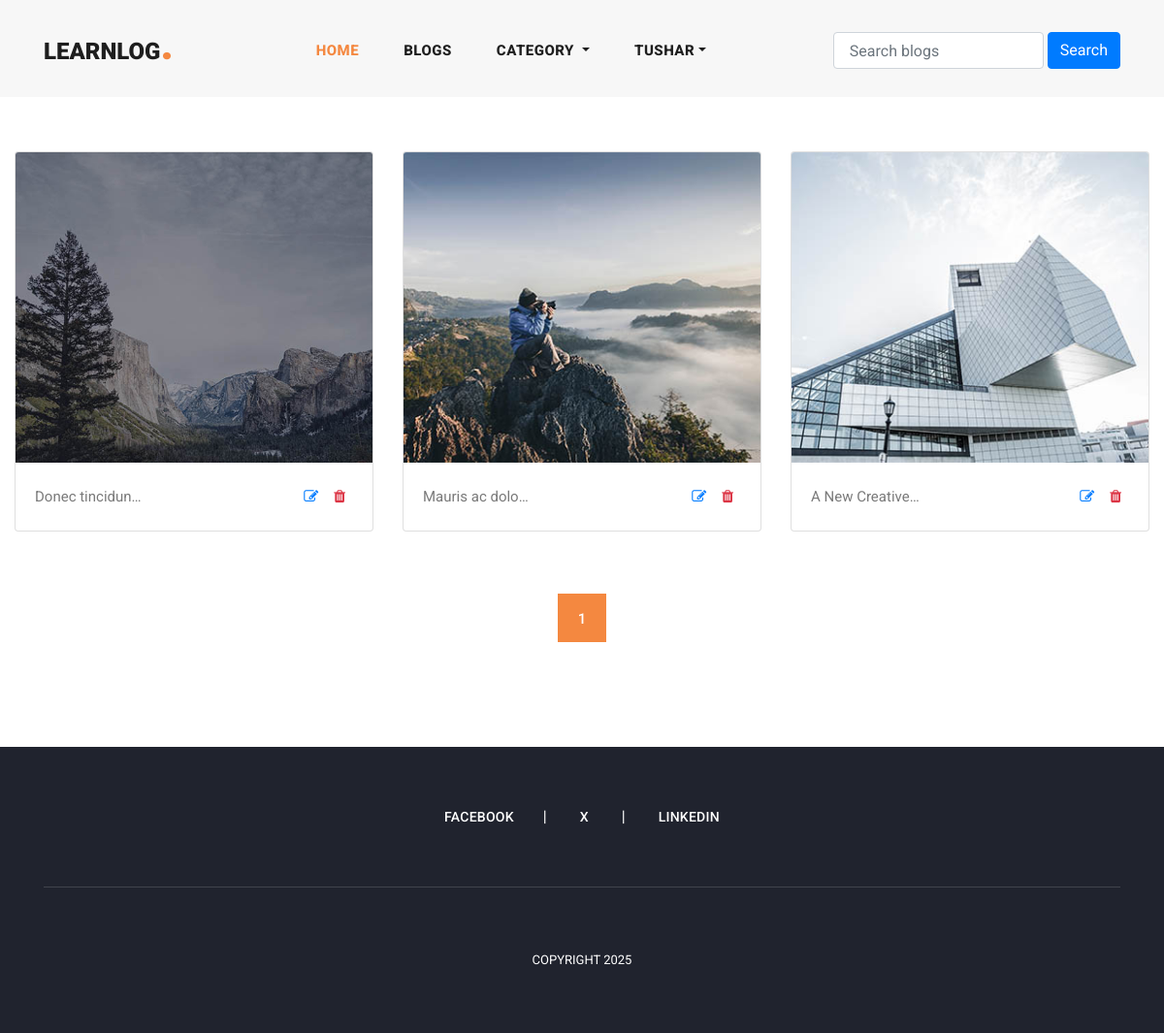
Page /my_blogs/ (signed in) on the committed database.
### user_profile/models.py (models this page shows, shortened)
class User(AbstractUser):
    email=models.EmailField(max_length=150,unique=True,error_messages={"unique": "The email must be unique"})
    profile_image=models.ImageField(null=True,blank=True,upload_to="profile_images")
    followers=models.ManyToManyField("Follow")
    REQUIRED_FIELDS=["email"]
    objects=CustomUserManager()

### blogs/models.py (models this page shows, shortened)
class Blog(models.Model):
    user=models.ForeignKey(User,related_name='user_blogs', on_delete=models.CASCADE)
    category=models.ForeignKey(Category,related_name='category_blogs',on_delete=models.CASCADE)
    tags=models.ManyToManyField(Tags,related_name='tag_blogs',blank=True)
    like=models.ManyToManyField(User,related_name='user_like',blank=True)
    title=models.CharField(max_length=250)
    slug=models.SlugField(null=True,blank=True)
    banner=models.ImageField(upload_to='blog_banners')
    description=RichTextField()
    created_date=models.DateField(auto_now_add=True)

### blogs/views.py (the view)
# urls.py: path('my_blogs/',my_blogs,name='my_blogs'),
@login_required(login_url='login')
def my_blogs(request):
    queryset=request.user.user_blogs.all()
    paginator=Paginator(queryset,3)
    page=request.GET.get('page',1)
    delete=request.GET.get('delete',None)
    if delete:
        blog=get_object_or_404(Blog, pk=delete)
        if request.user.pk!=blog.user.pk:
            return redirect('home')
        blog.delete()
        return redirect('my_blogs')
    try:
        blogs=paginator.page(page)
    except EmptyPage:
        blogs=paginator.page(1)
    except PageNotAnInteger:
        blogs=paginator.page(1)
    context={
        "blogs":blogs,
        "paginator":paginator
    }
    return render(request, 'my_blogs.html',context)

### blogs/context_processors.py (called while the page is built)
def get_all_categories(request):
    category=Category.objects.all()
    context={
        "categories":category
    }
    return context

def get_all_tags(request):
    tag=Tags.objects.all()
    context={
        "tags":tag
    }
    return context

### templates/my_blogs.html (shortened to what this page needs)
{% extends 'base.html' %}
{% load static %}
{% block  content %}
<section class="my-blogs">
    <div class="container-fluid">
        <div class="row py-5">
         {% for blog in blogs %}
            <div class="col-md-4 my-2">
                <div class="card">
                    <img class="card-img-top img-fluid" style="width: 100%; height: 320px;" src="{{blog.banner.url}}" alt="Card image cap">
                    <div class="card-body">
                      <p class="card-text d-flex flex-row">
                        {{blog.title|truncatechars:15}}
                        <a class="px-2 ml-auto" href="{% url 'update_blog' blog.slug %}">
                          <i class="fa fa-edit"></i>
                        </a>
                        <a class="px-2" href="?delete={{blog.pk}}">
                          <i class="fa fa-trash text-danger"></i>
                        </a>
                      </p>
                    </div>
                  </div>
            </div>
        {% endfor %}
        </div>
        <div class="row py-2 justify-content-center">
          <div class="col-md-8">
            {% include 'pagination.html' %}
          </div>
        </div>
    </div>
</section>
{% endblock content %}

### templates/header.html (shortened to what this page needs)
    <header class="">
      <nav class="navbar navbar-expand-lg">
        <div class="container">
          <a class="navbar-brand" href="{% url 'home'%}"><h2>LearnLog<em>.</em></h2></a>
          <div class="collapse navbar-collapse" id="navbarResponsive">
            <ul class="navbar-nav ml-auto">
              <li class="nav-item active">
                <a class="nav-link" href="{% url  'home' %}">Home
                </a>
              </li>
              <li class="nav-item">
                <a class="nav-link" href="{% url 'blogs' %}">Blogs</a>
              </li>
              <li class="nav-item dropdown">
              <a class="nav-link dropdown-toggle" href="#" id="navbarDropdown" role="button" data-toggle="dropdown" aria-haspopup="true" aria-expanded="false">
          Category
        </a>
        </li>
        {% if request.user.is_authenticated %}
          <li class="nav-item dropdown">
          <a class="nav-link dropdown-toggle" href="#" id="navbarDropdown" role="button" data-toggle="dropdown" aria-haspopup="true" aria-expanded="false">{{request.user.username}}</a>
          {% else %}
              <li class="nav-item">
                <a class="nav-link" href="{% url 'login' %}">Login</a>
              </li>
          {% endif %}
          </ul>
            <form class="form-inline d-flex-nowrap my-2 ml-auto search-form" action="{% url 'search_blogs' %}" method="GET">
              <input class="form-control px-3" name="search" type="text" placeholder="Search blogs" required></input>
              <button class="btn btn-primary ml-1">Search</button>
            </form>
          </div>
        </div>
      </nav>
    </header>

### assets/css/templatemo-stand-blog.css (style rules this page uses)
body { font-family: 'Roboto', sans-serif; overflow-x: hidden; text-rendering: optimizeLegibility; -webkit-font-smoothing: antialiased; -moz-osx-font-smoothing: grayscale; }
p { margin-bottom: 0px; font-size: 15px; font-weight: 400; color: #7a7a7a; line-height: 30px; }
a { text-decoration: none!important; }
ul { padding: 0; margin: 0; list-style: none; }
h1,h2,h3,h4,h5,h6 { margin: 0px; }
header { position:relative; z-index: 99999; width: 100%; height: 100px; background-color: #f7f7f7; -webkit-transition: all 0.3s ease-in-out 0s; -moz-transition: all 0.3s ease-in-out 0s; -o-transition: all 0.3s ease-in-out 0s; transition: all 0.3s ease-in-out 0s; }
header .navbar { padding: 25px 0px; }
.navbar .navbar-brand { float: left; margin-top: -12px; outline: none; }
.navbar .navbar-brand h2 { color: #1e1e1e; text-transform: uppercase; font-size: 24px; font-weight: 900; -webkit-transition: all .3s ease 0s; -moz-transition: all .3s ease 0s; -o-transition: all .3s ease 0s; transition: all .3s ease 0s; }
.navbar .navbar-brand h2 em { font-size: 44px; font-style: normal; color: #f48840; }
#navbarResponsive { z-index: 999; }
.navbar-collapse { text-align: center; }
.navbar .navbar-nav .nav-item { margin: 0px 15px; }
.navbar .navbar-nav a.nav-link { text-transform: capitalize; font-size: 15px; font-weight: 800; text-transform: uppercase; letter-spacing: 0.5px; color: #1e1e1e; transition: all 0.3s; }
.navbar .navbar-nav .nav-link:hover, .navbar .navbar-nav .active>.nav-link, .navbar .navbar-nav .nav-link.active, .navbar .navbar-nav .nav-link.show, .navbar .navbar-nav .show>.nav-link { color: #f48840; }

### rows in the picture
User: user.username "TUSHAR"
Blog: banner (picture), title "Donec tincidun…"
Blog: banner (picture), title "Mauris ac dolo…"
Blog: banner (picture), title "A New Creative…"

### other values in the picture
{{ num }} "1"
